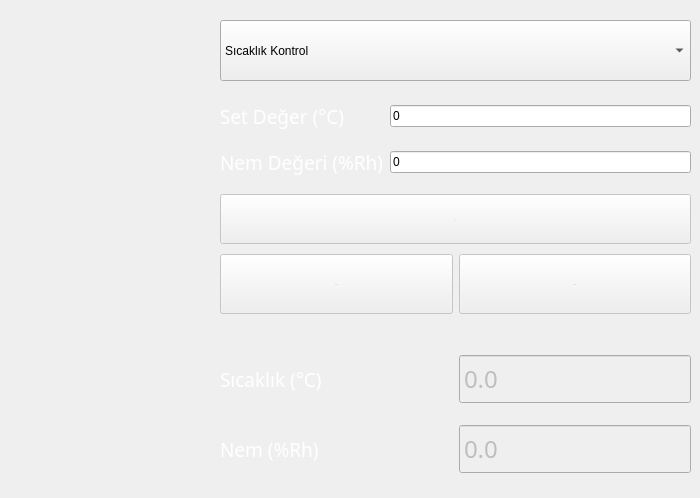
        <widget class="QWidget" name="pFixMode">
         <widget class="QComboBox" name="cbFixMode">
          <property name="geometry">
           <rect>
            <x>220</x>
            <y>20</y>
            <width>471</width>
            <height>61</height>
           </rect>
          </property>
          <property name="currentIndex">
           <number>0</number>
          </property>
          <property name="modelColumn">
           <number>0</number>
          </property>
          <item>
           <property name="text">
            <string>Sıcaklık Kontrol</string>
           </property>
          </item>
          <item>
           <property name="text">
            <string>Sıcaklık Nem kontrol</string>
           </property>
          </item>
         </widget>
         <widget class="QWidget" name="layoutWidget">
          <property name="geometry">
           <rect>
            <x>220</x>
            <y>90</y>
            <width>471</width>
            <height>101</height>
           </rect>
          </property>
          <layout class="QGridLayout" name="gridLayout_3">
           <item row="0" column="0">
            <widget class="QLabel" name="laSetTempValue">
             <property name="sizePolicy">
              <sizepolicy hsizetype="Minimum" vsizetype="Minimum">
               <horstretch>0</horstretch>
               <verstretch>0</verstretch>
              </sizepolicy>
             </property>
             <property name="maximumSize">
              <size>
               <width>300</width>
               <height>300</height>
              </size>
             </property>
             <property name="font">
              <font>
               <family>Gill Sans MT</family>
               <pointsize>14</pointsize>
               <weight>9</weight>
               <italic>false</italic>
               <bold>false</bold>
              </font>
             </property>
             <property name="styleSheet">
              <string notr="true">QLabel{
color : #fff;
font: 75 14pt &quot;Gill Sans MT&quot;;
}</string>
             </property>
             <property name="text">
              <string>Set Değer (°C)</string>
             </property>
            </widget>
           </item>
           <item row="0" column="1">
            <widget class="QLineEdit" name="leFixTempValue">
             <property name="text">
              <string>0</string>
             </property>
            </widget>
           </item>
           <item row="1" column="1">
            <widget class="QLineEdit" name="leFixHumidtyValue">
             <property name="text">
              <string>0</string>
             </property>
            </widget>
           </item>
           <item row="1" column="0">
            <widget class="QLabel" name="laSetTempValue_3">
             <property name="sizePolicy">
              <sizepolicy hsizetype="Minimum" vsizetype="Minimum">
               <horstretch>0</horstretch>
               <verstretch>0</verstretch>
              </sizepolicy>
             </property>
             <property name="maximumSize">
              <size>
               <width>300</width>
               <height>300</height>
              </size>
             </property>
             <property name="font">
              <font>
               <family>Gill Sans MT</family>
               <pointsize>14</pointsize>
               <weight>9</weight>
               <italic>false</italic>
               <bold>false</bold>
              </font>
             </property>
             <property name="styleSheet">
              <string notr="true">QLabel{
color : #fff;
font: 75 14pt &quot;Gill Sans MT&quot;;
}</string>
             </property>
             <property name="text">
              <string>Nem Değeri (%Rh)</string>
             </property>
            </widget>
           </item>
          </layout>
         </widget>
         <widget class="QWidget" name="layoutWidget">
          <property name="geometry">
           <rect>
            <x>220</x>
            <y>190</y>
            <width>471</width>
            <height>138</height>
           </rect>
          </property>
          <layout class="QGridLayout" name="gridLayout_5">
           <property name="leftMargin">
            <number>0</number>
           </property>
           <property name="bottomMargin">
            <number>10</number>
           </property>
           <item row="1" column="0">
            <widget class="QPushButton" name="bSetTemperatureStart">
             <property name="enabled">
              <bool>false</bool>
             </property>
             <property name="minimumSize">
              <size>
               <width>94</width>
               <height>60</height>
              </size>
             </property>
             <property name="font">
              <font>
               <family>Gill Sans MT</family>
               <pointsize>-1</pointsize>
              </font>
             </property>
             <property name="styleSheet">
              <string notr="true">/*QPushButton {
color: #fff;
font-family: &quot;Gill Sans MT&quot;;
font-size: 21px;
border: 2px solid #c3fcf1;
border-radius: 11px;
padding: 5px;
background: qradialgradient(cx: 0.3, cy: -0.6,
fx: 0.3, fy: -0.4,
radius: 1.35, stop: 0 #65BAAB, stop: 1 #0E62A0);
min-width: 80px;
}
QPushButton:hover {
background: qradialgradient(cx: 0.3, cy: -0.4,
fx: 0.3, fy: -0.4,
radius: 1.35, stop: 0 #65BAAB, stop: 1 #0E62A0);
}
QPushButton:pressed {
background: qradialgradient(cx: 0.4, cy: -0.1,
fx: 0.4, fy: -0.1,
radius: 1.35, stop: 0 #65BAAB, stop: 1 #ddd);
}
QPushButton:disabled {
color: #888;
background: qradialgradient(cx: 0.4, cy: -0.1,
fx: 0.4, fy: -0.1,
radius: 1.35, stop: 0 #65BAAB, stop: 1 #ddd);
}</string>
             </property>
             <property name="text">
              <string>Başlat</string>
             </property>
             <property name="iconSize">
              <size>
               <width>24</width>
               <height>15</height>
              </size>
             </property>
            </widget>
           </item>
           <item row="1" column="1">
            <widget class="QPushButton" name="bSetTemperatureStop">
             <property name="enabled">
              <bool>false</bool>
             </property>
             <property name="minimumSize">
              <size>
               <width>94</width>
               <height>60</height>
              </size>
             </property>
             <property name="font">
              <font>
               <family>Gill Sans MT</family>
               <pointsize>-1</pointsize>
              </font>
             </property>
             <property name="styleSheet">
              <string notr="true">/*QPushButton {
color: #fff;
font-family: &quot;Gill Sans MT&quot;;
font-size: 21px;
border: 2px solid #c3fcf1;
border-radius: 11px;
padding: 5px;
background: qradialgradient(cx: 0.3, cy: -0.6,
fx: 0.3, fy: -0.4,
radius: 1.35, stop: 0 #65BAAB, stop: 1 #0E62A0);
min-width: 80px;
}
QPushButton:hover {
background: qradialgradient(cx: 0.3, cy: -0.4,
fx: 0.3, fy: -0.4,
radius: 1.35, stop: 0 #65BAAB, stop: 1 #0E62A0);
}
QPushButton:pressed {
background: qradialgradient(cx: 0.4, cy: -0.1,
fx: 0.4, fy: -0.1,
radius: 1.35, stop: 0 #65BAAB, stop: 1 #ddd);
}
QPushButton:disabled {
color: #888;
background: qradialgradient(cx: 0.4, cy: -0.1,
fx: 0.4, fy: -0.1,
radius: 1.35, stop: 0 #65BAAB, stop: 1 #ddd);
}</string>
             </property>
             <property name="text">
              <string>Durdur</string>
             </property>
             <property name="iconSize">
              <size>
               <width>24</width>
               <height>15</height>
              </size>
             </property>
            </widget>
           </item>
           <item row="0" column="0" colspan="2">
            <widget class="QPushButton" name="bTemperatureSet">
             <property name="enabled">
              <bool>false</bool>
             </property>
             <property name="minimumSize">
              <size>
               <width>94</width>
               <height>50</height>
              </size>
             </property>
             <property name="font">
              <font>
               <family>Gill Sans MT</family>
               <pointsize>-1</pointsize>
              </font>
             </property>
             <property name="styleSheet">
              <string notr="true">/*QPushButton {
color: #fff;
font-family: &quot;Gill Sans MT&quot;;
font-size: 21px;
border: 2px solid #c3fcf1;
border-radius: 11px;
padding: 5px;
background: qradialgradient(cx: 0.3, cy: -0.6,
fx: 0.3, fy: -0.4,
radius: 1.35, stop: 0 #65BAAB, stop: 1 #0E62A0);
min-width: 80px;
}
QPushButton:hover {
background: qradialgradient(cx: 0.3, cy: -0.4,
fx: 0.3, fy: -0.4,
radius: 1.35, stop: 0 #65BAAB, stop: 1 #0E62A0);
}
QPushButton:pressed {
background: qradialgradient(cx: 0.4, cy: -0.1,
fx: 0.4, fy: -0.1,
radius: 1.35, stop: 0 #65BAAB, stop: 1 #ddd);
}
QPushButton:disabled {
color: #888;
background: qradialgradient(cx: 0.4, cy: -0.1,
fx: 0.4, fy: -0.1,
radius: 1.35, stop: 0 #65BAAB, stop: 1 #ddd);
}</string>
             </property>
             <property name="text">
              <string>Set</string>
             </property>
             <property name="iconSize">
              <size>
               <width>24</width>
               <height>15</height>
              </size>
             </property>
            </widget>
           </item>
          </layout>
         </widget>
         <widget class="QWidget" name="layoutWidget">
          <property name="geometry">
           <rect>
            <x>220</x>
            <y>340</y>
            <width>471</width>
            <height>149</height>
           </rect>
          </property>
          <layout class="QGridLayout" name="gridLayout_6">
           <item row="0" column="0">
            <widget class="QLabel" name="label_39">
             <property name="font">
              <font>
               <family>Gill Sans MT</family>
               <pointsize>14</pointsize>
               <weight>9</weight>
               <italic>false</italic>
               <bold>false</bold>
              </font>
             </property>
             <property name="styleSheet">
              <string notr="true">QLabel{
color : #fff;
font: 75 14pt &quot;Gill Sans MT&quot;;
}</string>
             </property>
             <property name="text">
              <string>Sıcaklık (°C)</string>
             </property>
            </widget>
           </item>
           <item row="1" column="0">
            <widget class="QLabel" name="label_84">
             <property name="font">
              <font>
               <family>Gill Sans MT</family>
               <pointsize>14</pointsize>
               <weight>9</weight>
               <italic>false</italic>
               <bold>false</bold>
              </font>
             </property>
             <property name="styleSheet">
              <string notr="true">QLabel{
color : #fff;
font: 75 14pt &quot;Gill Sans MT&quot;;
}</string>
             </property>
             <property name="text">
              <string>Nem (%Rh)</string>
             </property>
            </widget>
           </item>
           <item row="0" column="1">
            <widget class="QDoubleSpinBox" name="dsbSetTempCabinAvrTemp">
             <property name="enabled">
              <bool>false</bool>
             </property>
             <property name="minimumSize">
              <size>
               <width>150</width>
               <height>50</height>
              </size>
             </property>
             <property name="font">
              <font>
               <family>Gill Sans MT</family>
               <pointsize>18</pointsize>
               <weight>9</weight>
               <italic>false</italic>
               <bold>false</bold>
              </font>
             </property>
             <property name="readOnly">
              <bool>true</bool>
             </property>
             <property name="buttonSymbols">
              <enum>QAbstractSpinBox::NoButtons</enum>
             </property>
             <property name="decimals">
              <number>1</number>
             </property>
             <property name="minimum">
              <double>-50.000000000000000</double>
             </property>
             <property name="maximum">
              <double>250.000000000000000</double>
             </property>
             <property name="singleStep">
              <double>0.100000000000000</double>
             </property>
            </widget>
           </item>
           <item row="1" column="1">
            <widget class="QDoubleSpinBox" name="dsbSetHumidtyCabinAvrHumidty">
             <property name="enabled">
              <bool>false</bool>
             </property>
             <property name="minimumSize">
              <size>
               <width>150</width>
               <height>50</height>
              </size>
             </property>
             <property name="font">
              <font>
               <family>Gill Sans MT</family>
               <pointsize>18</pointsize>
               <weight>9</weight>
               <italic>false</italic>
               <bold>false</bold>
              </font>
             </property>
             <property name="readOnly">
              <bool>true</bool>
             </property>
             <property name="buttonSymbols">
              <enum>QAbstractSpinBox::NoButtons</enum>
             </property>
             <property name="decimals">
              <number>1</number>
             </property>
             <property name="minimum">
              <double>-50.000000000000000</double>
             </property>
             <property name="maximum">
              <double>250.000000000000000</double>
             </property>
             <property name="singleStep">
              <double>0.100000000000000</double>
             </property>
            </widget>
           </item>
          </layout>
         </widget>
        </widget>
